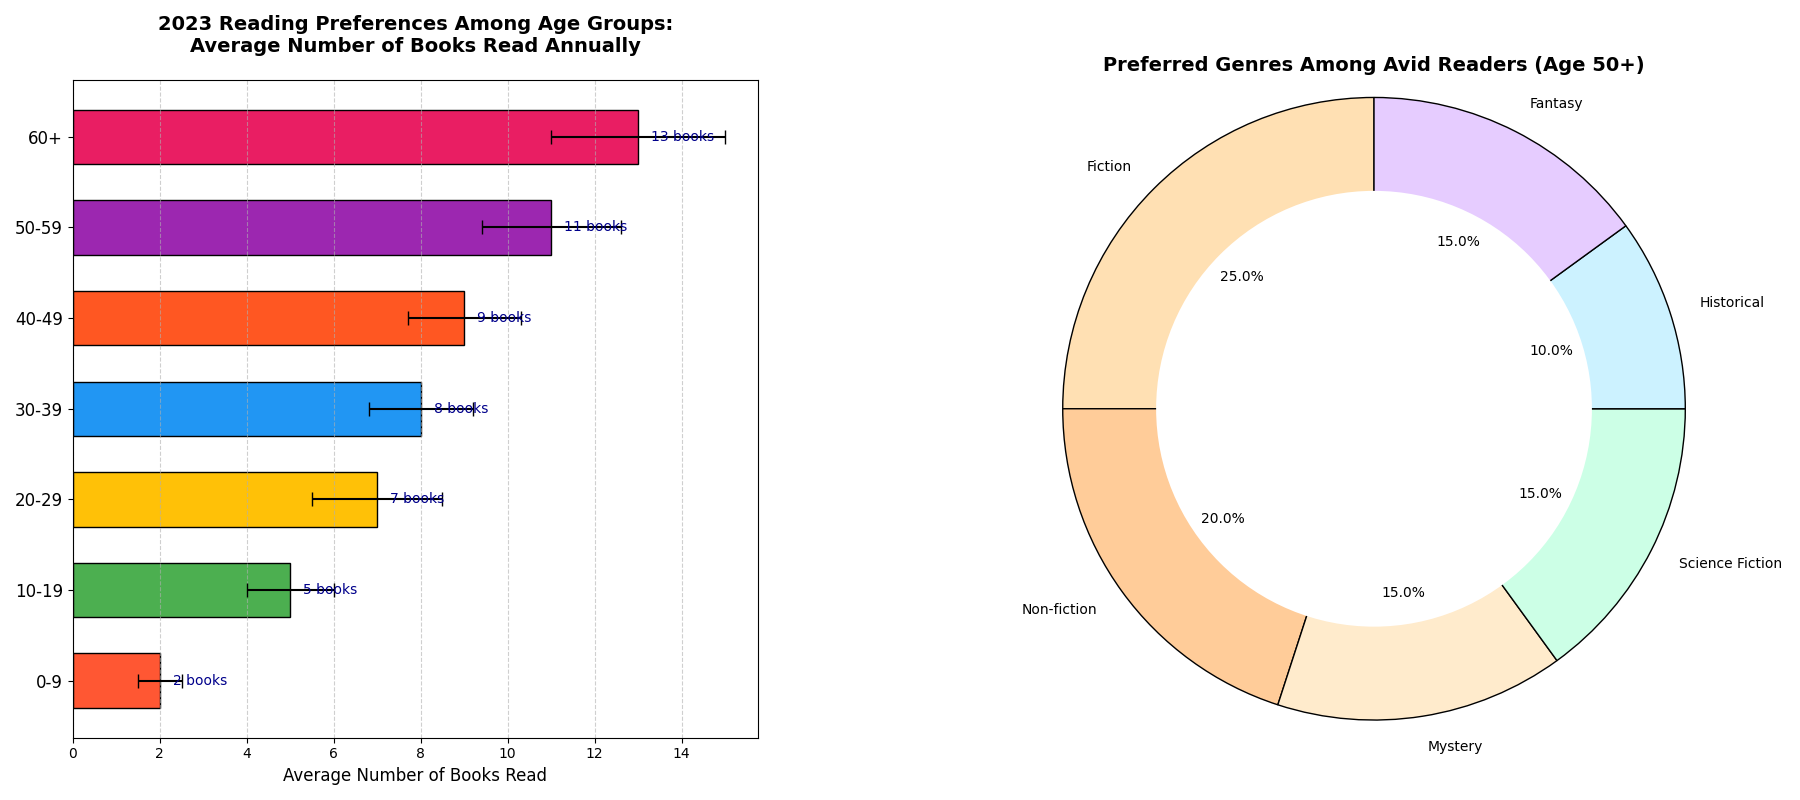

Write the Python code that produced this figure.
import matplotlib.pyplot as plt

# Data for the donut pie chart
genres = ['Fiction', 'Non-fiction', 'Mystery', 'Science Fiction', 'Historical', 'Fantasy']
genre_distribution = [25, 20, 15, 15, 10, 15]
pie_colors = ['#ffe0b3', '#ffcc99', '#ffebcc', '#ccffe6', '#ccf2ff', '#e6ccff']

# Data for the bar chart
age_groups = ['0-9', '10-19', '20-29', '30-39', '40-49', '50-59', '60+']
books_read = [2, 5, 7, 8, 9, 11, 13]
variability = [0.5, 1, 1.5, 1.2, 1.3, 1.6, 2]
bar_colors = ['#FF5733', '#4CAF50', '#FFC107', '#2196F3', '#FF5722', '#9C27B0', '#E91E63']

fig, (ax1, ax2) = plt.subplots(nrows=1, ncols=2, figsize=(18, 8))

# Bar chart
bars = ax1.barh(age_groups, books_read, color=bar_colors, edgecolor='black', 
                height=0.6, xerr=variability, capsize=5)
ax1.set_title('2023 Reading Preferences Among Age Groups:\nAverage Number of Books Read Annually', 
              fontsize=14, fontweight='bold', pad=20)
ax1.set_xlabel('Average Number of Books Read', fontsize=12)
for bar in bars:
    width = bar.get_width()
    ax1.text(width + 0.3, bar.get_y() + bar.get_height() / 2, f'{width} books', 
             va='center', ha='left', fontsize=10, color='darkblue')

ax1.tick_params(axis='y', labelsize=12)
ax1.xaxis.grid(True, linestyle='--', alpha=0.6)

# Donut pie chart for genre preferences
wedges, texts, autotexts = ax2.pie(genre_distribution, labels=genres, autopct='%1.1f%%', startangle=90, 
                                   colors=pie_colors, wedgeprops={'edgecolor': 'black'})

# Draw a white circle at the center to create a donut chart
centre_circle = plt.Circle((0,0),0.70,fc='white')
fig.gca().add_artist(centre_circle)

ax2.set_title('Preferred Genres Among Avid Readers (Age 50+)', fontsize=14, fontweight='bold')
ax2.axis('equal')  # Equal aspect ratio ensures that pie is drawn as a circle.

plt.tight_layout()
plt.subplots_adjust(wspace=0.4)
plt.show()
